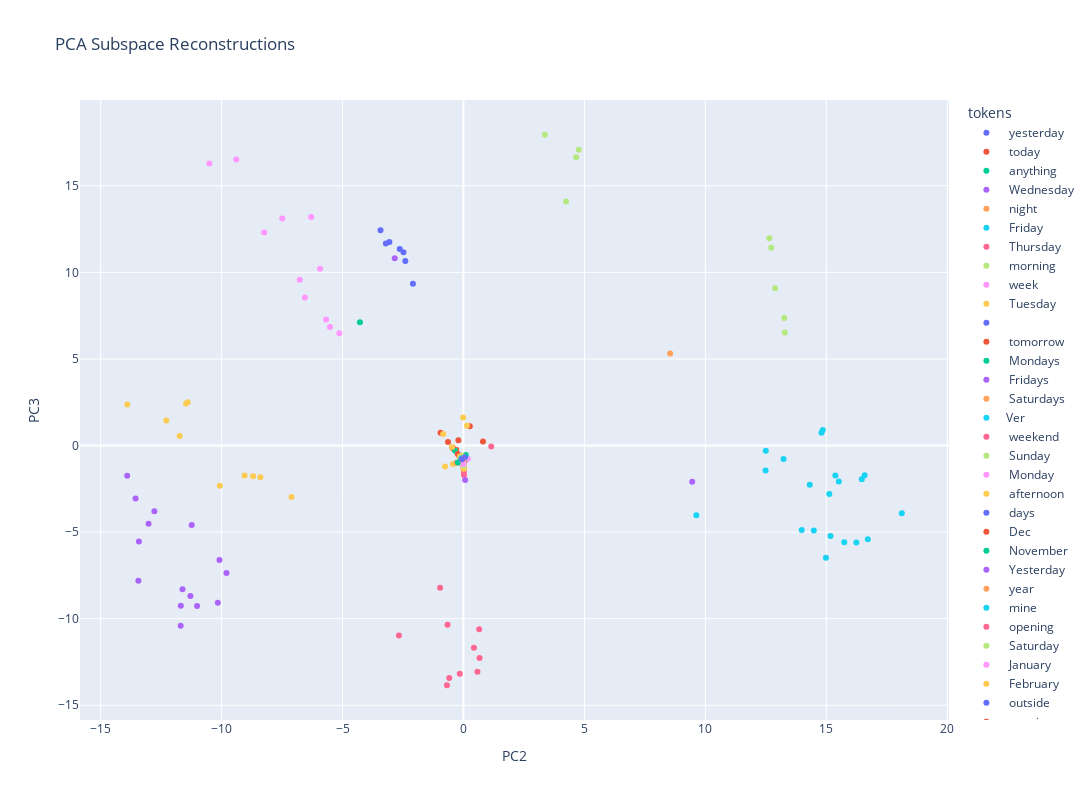

Write notebook code for a chart like this one.
### Code cell
# do PCA on reconstructions
from sklearn.decomposition import PCA
import plotly.express as px

pca = PCA(n_components=3)
pca_embedding = pca.fit_transform(all_reconstructions.detach().cpu().numpy())

pca_df = pd.DataFrame(pca_embedding, columns=["PC1", "PC2", "PC3"])
pca_df["tokens"] = all_fired_tokens
pca_df["context"] = all_token_dfs.context.values


px.scatter(
    pca_df,
    x="PC2",
    y="PC3",
    hover_data=["context"],
    hover_name="tokens",
    height=800,
    width=1200,
    color="tokens",
    title="PCA Subspace Reconstructions",
).show()

### Figure 1 — Plotly figure (JSON) as saved in the notebook; plotly's stock layout.template omitted (floating-point values rounded to 4 significant figures)
{"data": [{"customdata": [[" Border��s Books| yesterday|, I asked"], [" Fisher posted to the group| yesterday| — apologizing for"], [" Penrith, Sydney| yesterday|.\n\n"], [" Sydney International Regatta Centre| yesterday| to listen to"], [" off the assembly line earlier| yesterday| (June."], [" winner of the newspaper competition| yesterday| and asking if"], [" wrongdoing.\n\nJust| yesterday|, LAUSD"]], "hovertemplate": "<b>%{hovertext}</b><br><br>tokens= yesterday<br>PC2=%{x}<br>PC3=%{y}<br>context=%{customdata[0]}<extra></extra>", "hovertext": [" yesterday", " yesterday", " yesterday", " yesterday", " yesterday", " yesterday", " yesterday"], "legendgroup": " yesterday", "marker": {"color": "#636efa", "symbol": "circle"}, "mode": "markers", "name": " yesterday", "orientation": "v", "showlegend": true, "type": "scatter", "x": [-2.635, -3.064, -2.404, -3.429, -2.48, -3.209, -2.089], "xaxis": "x", "y": [11.35, 11.75, 10.66, 12.44, 11.17, 11.67, 9.344], "yaxis": "y"}, {"customdata": [[" Bob Barr released a statement| today| criticizing the bung"], ["The extraordinary figures are published| today| ahead Tuesday�"], [". He worked some team| today|.��"], [" (FSAI)| today| reminded people the"], ["oslav Hruska said| today|.\n\n"], ["<|endoftext|>ovakia| today| joined Poland in"], [" and immoral laws, society| today|, would be"], [" those items on the menu| today|, but there"], [" they had to say on| today|��s"], [" past are still haunting us| today|;"], [" afternoon showers pop up both| today| and Thursday."], [" seeing more people calling us| today| to make an"]], "hovertemplate": "<b>%{hovertext}</b><br><br>tokens= today<br>PC2=%{x}<br>PC3=%{y}<br>context=%{customdata[0]}<extra></extra>", "hovertext": [" today", " today", " today", " today", " today", " today", " today", " today", " today", " today", " today", " today"], "legendgroup": " today", "marker": {"color": "#EF553B", "symbol": "circle"}, "mode": "markers", "name": " today", "orientation": "v", "showlegend": true, "type": "scatter", "x": [-0.6381, -0.104, -0.3021, -0.005834, -0.06064, -0.04301, -0.1551, -0.4585, 0.01118, -0.06462, 0.2627, -0.1723], "xaxis": "x", "y": [0.1967, -0.7173, -0.2403, -0.8853, -0.9325, -0.6901, -0.6298, -0.1106, -1.333, -0.7847, 1.107, -0.6005], "yaxis": "y"}, {"customdata": [[" 9/11. This| anything| goes attitude needs"]], "hovertemplate": "<b>%{hovertext}</b><br><br>tokens= anything<br>PC2=%{x}<br>PC3=%{y}<br>context=%{customdata[0]}<extra></extra>", "hovertext": [" anything"], "legendgroup": " anything", "marker": {"color": "#00cc96", "symbol": "circle"}, "mode": "markers", "name": " anything", "orientation": "v", "showlegend": true, "type": "scatter", "x": [0.03662], "xaxis": "x", "y": [-0.8641], "yaxis": "y"}, {"customdata": [[" and final presidential debate on| Wednesday| night. But"], [" the revenue collectors. On| Wednesday|, a Poc"], [" over 60s, and| Wednesday|��s"], [" the Houston Airport System reported| Wednesday|.\n\n"], [" according to the notice published| Wednesday|. \"The"], ["pe said in an interview| Wednesday|.\n\n"], [",\" he told journalists on| Wednesday|.\n\n"], [" an audacious plan on| Wednesday| to land an"], [" the full moon rises this| Wednesday| evening"], [" vary by location. On| Wednesday|, it will"], [" exposure on the MSNBC network| Wednesday| -- thanks in"], [" support for Komen on| Wednesday|. \"I"], [" said in a statement on| Wednesday| that it \""], [" making appointments for breast examinations| Wednesday|.\n\n"], [" -- Planned Parenthood announced on| Wednesday| that it has"]], "hovertemplate": "<b>%{hovertext}</b><br><br>tokens= Wednesday<br>PC2=%{x}<br>PC3=%{y}<br>context=%{customdata[0]}<extra></extra>", "hovertext": [" Wednesday", " Wednesday", " Wednesday", " Wednesday", " Wednesday", " Wednesday", " Wednesday", " Wednesday", " Wednesday", " Wednesday", " Wednesday", " Wednesday", " Wednesday", " Wednesday", " Wednesday"], "legendgroup": " Wednesday", "marker": {"color": "#ab63fa", "symbol": "circle"}, "mode": "markers", "name": " Wednesday", "orientation": "v", "showlegend": true, "type": "scatter", "x": [-11.68, -11.69, -13.44, -13.02, -13.42, -13.56, -11.01, -11.29, -11.24, -10.09, -12.78, -11.62, -10.16, -13.9, -9.797], "xaxis": "x", "y": [-9.256, -10.4, -7.81, -4.518, -5.539, -3.054, -9.266, -8.685, -4.585, -6.618, -3.791, -8.3, -9.085, -1.741, -7.369], "yaxis": "y"}, {"customdata": [[" final presidential debate on Wednesday| night|. But while"], [" the United States on Friday| night|. The four"], [" them in Alabama on Friday| night|.\n\n"], [" about 50 minutes earlier Tuesday| night|, when the"]], "hovertemplate": "<b>%{hovertext}</b><br><br>tokens= night<br>PC2=%{x}<br>PC3=%{y}<br>context=%{customdata[0]}<extra></extra>", "hovertext": [" night", " night", " night", " night"], "legendgroup": " night", "marker": {"color": "#FFA15A", "symbol": "circle"}, "mode": "markers", "name": " night", "orientation": "v", "showlegend": true, "type": "scatter", "x": [0.009066, 0.001308, 0.003096, -0.05862], "xaxis": "x", "y": [-1.261, -0.9996, -1.06, -0.7949], "yaxis": "y"}, {"customdata": [[" to leave its offices last| Friday| and won't"], [" their World Cup rosters on| Friday|, May 27"], ["<|endoftext|> Republic where, on| Friday|, hundreds showed"], [" Czech Republic where, on| Friday|, hundreds showed"], [" Lebanese security source said on| Friday|."], [" out the caucus in a| Friday| morning tweet,"], [" are fighting back. On| Friday| about two dozen"], [" to the United States on| Friday| night. The"], ["<|endoftext|> States & CPS| Friday| evening. d"], [" made them in Alabama on| Friday| night.\n"], [" took the streets again on| Friday| in Cairo,"], ["elled to several thousand after| Friday| prayers.\n"], [" activists had called \"The| Friday| of"], [" new movie, premiering| Friday|, about a"], [" (pictured at hearing last| Friday|)\n\n"], [" released by legislative auditors| Friday| says the State"], [" exclusively obtained by NBC 6| Friday|.\n\n"], [" exclusively obtained by NBC 6| Friday|. (Published"], [" 6 Friday. (Published| Friday|, April 21"], [" per person. (Published| Friday|, April 27"]], "hovertemplate": "<b>%{hovertext}</b><br><br>tokens= Friday<br>PC2=%{x}<br>PC3=%{y}<br>context=%{customdata[0]}<extra></extra>", "hovertext": [" Friday", " Friday", " Friday", " Friday", " Friday", " Friday", " Friday", " Friday", " Friday", " Friday", " Friday", " Friday", " Friday", " Friday", " Friday", " Friday", " Friday", " Friday", " Friday", " Friday"], "legendgroup": " Friday", "marker": {"color": "#19d3f3", "symbol": "circle"}, "mode": "markers", "name": " Friday", "orientation": "v", "showlegend": true, "type": "scatter", "x": [12.49, 13.98, 15.17, 14.48, 9.628, 18.12, 14.99, 16.24, 15.37, 15.74, 16.72, 16.59, 15.12, 16.47, 14.32, 12.5, 14.85, 14.8, 13.23, 15.52], "xaxis": "x", "y": [-1.446, -4.879, -5.23, -4.905, -4.032, -3.912, -6.487, -5.607, -1.734, -5.589, -5.41, -1.718, -2.802, -1.946, -2.272, -0.2954, 0.9007, 0.7327, -0.7791, -2.078], "yaxis": "y"}, {"customdata": [["<|endoftext|>| Thursday| morning. Co"], [" Home�� is playing| Thursday|, February 23"], [" at the White House on| Thursday|, but the"], [" at Mold Crown Court on| Thursday|.\n\n"], [" fact,\n\nOn| Thursday|, sources close"], [" team,\" one source said| Thursday|, \"but"], [" launched an informal investigation on| Thursday| into the details"], ["USD.\n\nOn| Thursday|, District officials"], [" pop up both today and| Thursday|. At night"], [" watching northern lights tonight and| Thursday| is a nearly"]], "hovertemplate": "<b>%{hovertext}</b><br><br>tokens= Thursday<br>PC2=%{x}<br>PC3=%{y}<br>context=%{customdata[0]}<extra></extra>", "hovertext": [" Thursday", " Thursday", " Thursday", " Thursday", " Thursday", " Thursday", " Thursday", " Thursday", " Thursday", " Thursday"], "legendgroup": " Thursday", "marker": {"color": "#FF6692", "symbol": "circle"}, "mode": "markers", "name": " Thursday", "orientation": "v", "showlegend": true, "type": "scatter", "x": [-2.669, -0.6594, 0.5777, -0.6831, -0.1542, -0.9647, 0.666, -0.5876, 0.4322, 0.6501], "xaxis": "x", "y": [-10.97, -10.36, -13.06, -13.85, -13.18, -8.213, -12.27, -13.42, -11.68, -10.62], "yaxis": "y"}, {"customdata": [["<|endoftext|> Thursday| morning|. Coaches"], [" McKinley said after the| morning| practice. �"], [" November with a tweet Saturday| morning| that was promptly"], ["<|endoftext|> the| morning|, writing,"]], "hovertemplate": "<b>%{hovertext}</b><br><br>tokens= morning<br>PC2=%{x}<br>PC3=%{y}<br>context=%{customdata[0]}<extra></extra>", "hovertext": [" morning", " morning", " morning", " morning"], "legendgroup": " morning", "marker": {"color": "#B6E880", "symbol": "circle"}, "mode": "markers", "name": " morning", "orientation": "v", "showlegend": true, "type": "scatter", "x": [-0.1359, -0.1245, -0.3864, -0.03348], "xaxis": "x", "y": [-0.641, -0.6623, -0.234, -0.8329], "yaxis": "y"}, {"customdata": [[" administrators left the facility last| week|, they were"]], "hovertemplate": "<b>%{hovertext}</b><br><br>tokens= week<br>PC2=%{x}<br>PC3=%{y}<br>context=%{customdata[0]}<extra></extra>", "hovertext": [" week"], "legendgroup": " week", "marker": {"color": "#FF97FF", "symbol": "circle"}, "mode": "markers", "name": " week", "orientation": "v", "showlegend": true, "type": "scatter", "x": [-0.03571], "xaxis": "x", "y": [-1.106], "yaxis": "y"}, {"customdata": [[" figures are published today ahead| Tuesday|��s"], [" at the United Nations on| Tuesday|, addressing the"], [" men looted it early on| Tuesday|, terrifying guests"], ["ns were taking part in| Tuesday|'s BBC Wales"], [" - BBC One Wales,| Tuesday| 30 May at"], [" rises about 50 minutes earlier| Tuesday| night, when"], [" annual Media Leadership Conference on| Tuesday|.\n\n"], [" Athletics Joe Karlgaard announced| Tuesday| that Stanford Associate"], [", Komen announced on| Tuesday| that it would"], [" funding to the organization on| Tuesday| afternoon.<|endoftext|>"]], "hovertemplate": "<b>%{hovertext}</b><br><br>tokens= Tuesday<br>PC2=%{x}<br>PC3=%{y}<br>context=%{customdata[0]}<extra></extra>", "hovertext": [" Tuesday", " Tuesday", " Tuesday", " Tuesday", " Tuesday", " Tuesday", " Tuesday", " Tuesday", " Tuesday", " Tuesday"], "legendgroup": " Tuesday", "marker": {"color": "#FECB52", "symbol": "circle"}, "mode": "markers", "name": " Tuesday", "orientation": "v", "showlegend": true, "type": "scatter", "x": [-11.73, -9.048, -8.697, -13.9, -12.29, -11.47, -10.07, -11.4, -7.109, -8.395], "xaxis": "x", "y": [0.5523, -1.735, -1.78, 2.374, 1.44, 2.43, -2.324, 2.499, -2.979, -1.837], "yaxis": "y"}, {"customdata": [[" on Election Day.\n|\n|The post includes"]], "hovertemplate": "<b>%{hovertext}</b><br><br>tokens=\n<br>PC2=%{x}<br>PC3=%{y}<br>context=%{customdata[0]}<extra></extra>", "hovertext": ["\n"], "legendgroup": "\n", "marker": {"color": "#636efa", "symbol": "circle"}, "mode": "markers", "name": "\n", "orientation": "v", "showlegend": true, "type": "scatter", "x": [-0.001534], "xaxis": "x", "y": [-0.9038], "yaxis": "y"}, {"customdata": [[" scheduled to do so,| tomorrow| on January 26"], [" if I wanted a referendum| tomorrow|, I�"], [" court is likely to decide| tomorrow|: It will"], ["��ll find out| tomorrow| how far."]], "hovertemplate": "<b>%{hovertext}</b><br><br>tokens= tomorrow<br>PC2=%{x}<br>PC3=%{y}<br>context=%{customdata[0]}<extra></extra>", "hovertext": [" tomorrow", " tomorrow", " tomorrow", " tomorrow"], "legendgroup": " tomorrow", "marker": {"color": "#EF553B", "symbol": "circle"}, "mode": "markers", "name": " tomorrow", "orientation": "v", "showlegend": true, "type": "scatter", "x": [-0.0342, -0.9472, -0.419, -0.2096], "xaxis": "x", "y": [-0.5978, 0.738, -0.1782, 0.306], "yaxis": "y"}, {"customdata": [["<|endoftext|>| Mondays| through Fridays and"]], "hovertemplate": "<b>%{hovertext}</b><br><br>tokens= Mondays<br>PC2=%{x}<br>PC3=%{y}<br>context=%{customdata[0]}<extra></extra>", "hovertext": [" Mondays"], "legendgroup": " Mondays", "marker": {"color": "#00cc96", "symbol": "circle"}, "mode": "markers", "name": " Mondays", "orientation": "v", "showlegend": true, "type": "scatter", "x": [-4.281], "xaxis": "x", "y": [7.123], "yaxis": "y"}, {"customdata": [["<|endoftext|> Mondays through| Fridays| and on Saturdays"]], "hovertemplate": "<b>%{hovertext}</b><br><br>tokens= Fridays<br>PC2=%{x}<br>PC3=%{y}<br>context=%{customdata[0]}<extra></extra>", "hovertext": [" Fridays"], "legendgroup": " Fridays", "marker": {"color": "#ab63fa", "symbol": "circle"}, "mode": "markers", "name": " Fridays", "orientation": "v", "showlegend": true, "type": "scatter", "x": [9.457], "xaxis": "x", "y": [-2.086], "yaxis": "y"}, {"customdata": [[" Mondays through Fridays and on| Saturdays|, I�"]], "hovertemplate": "<b>%{hovertext}</b><br><br>tokens= Saturdays<br>PC2=%{x}<br>PC3=%{y}<br>context=%{customdata[0]}<extra></extra>", "hovertext": [" Saturdays"], "legendgroup": " Saturdays", "marker": {"color": "#FFA15A", "symbol": "circle"}, "mode": "markers", "name": " Saturdays", "orientation": "v", "showlegend": true, "type": "scatter", "x": [8.543], "xaxis": "x", "y": [5.317], "yaxis": "y"}, {"customdata": [[" greenhouse gases.\n\n|Ver|dict\n\n"]], "hovertemplate": "<b>%{hovertext}</b><br><br>tokens=Ver<br>PC2=%{x}<br>PC3=%{y}<br>context=%{customdata[0]}<extra></extra>", "hovertext": ["Ver"], "legendgroup": "Ver", "marker": {"color": "#19d3f3", "symbol": "circle"}, "mode": "markers", "name": "Ver", "orientation": "v", "showlegend": true, "type": "scatter", "x": [-0.2974], "xaxis": "x", "y": [-1.014], "yaxis": "y"}, {"customdata": [[" aircraft that went missing this| weekend|.\n\n"], [".\n\nOn the| weekend|, there was"], [".\n\nOver the| weekend|, the El"], [".\n\nOver the| weekend|, Bynes"], ["The Brisbane woman spent the| weekend| behind bars after"], ["iscoll had spent the| weekend| behind bars while"]], "hovertemplate": "<b>%{hovertext}</b><br><br>tokens= weekend<br>PC2=%{x}<br>PC3=%{y}<br>context=%{customdata[0]}<extra></extra>", "hovertext": [" weekend", " weekend", " weekend", " weekend", " weekend", " weekend"], "legendgroup": " weekend", "marker": {"color": "#FF6692", "symbol": "circle"}, "mode": "markers", "name": " weekend", "orientation": "v", "showlegend": true, "type": "scatter", "x": [1.148, 0.01022, 0.02224, 0.01689, 0.06941, 0.1287], "xaxis": "x", "y": [-0.05674, -1.3, -1.705, -1.525, -0.8402, -0.7971], "yaxis": "y"}, {"customdata": [[" its FirstLook service on| Sunday|, directing two"], ["\", he said on a| Sunday| radio talk show"], ["\", he said on a| Sunday| radio talk show"], ["The Revenge series finale airs| Sunday|, May 10"]], "hovertemplate": "<b>%{hovertext}</b><br><br>tokens= Sunday<br>PC2=%{x}<br>PC3=%{y}<br>context=%{customdata[0]}<extra></extra>", "hovertext": [" Sunday", " Sunday", " Sunday", " Sunday"], "legendgroup": " Sunday", "marker": {"color": "#B6E880", "symbol": "circle"}, "mode": "markers", "name": " Sunday", "orientation": "v", "showlegend": true, "type": "scatter", "x": [4.242, 4.661, 4.766, 3.364], "xaxis": "x", "y": [14.09, 16.64, 17.08, 17.95], "yaxis": "y"}, {"customdata": [["<|endoftext|>| Monday| afternoon.\n"], ["\nWithin the first hour| Monday| afternoon, the"], [" Europe (even after this| Monday|'s\n\n"], ["<|endoftext|> after this| Monday|'s Pegida"], ["elo, Mississippi, on| Monday| afternoon as a"], [" of damage or injuries.| Monday|�"], [" Labor Express Radio airs every| Monday| morning at 10"], [" said in a statement on| Monday|.\n\n"], [" District Court in Queensland on| Monday| (pictured at"], ["oll appeared in court on| Monday| afternoon wearing dark"], ["\n\nIt said on| Monday| that there were"]], "hovertemplate": "<b>%{hovertext}</b><br><br>tokens= Monday<br>PC2=%{x}<br>PC3=%{y}<br>context=%{customdata[0]}<extra></extra>", "hovertext": [" Monday", " Monday", " Monday", " Monday", " Monday", " Monday", " Monday", " Monday", " Monday", " Monday", " Monday"], "legendgroup": " Monday", "marker": {"color": "#FF97FF", "symbol": "circle"}, "mode": "markers", "name": " Monday", "orientation": "v", "showlegend": true, "type": "scatter", "x": [-8.239, -9.394, -6.297, -7.49, -6.769, -10.5, -5.928, -5.519, -6.555, -5.681, -5.132], "xaxis": "x", "y": [12.31, 16.51, 13.19, 13.12, 9.579, 16.29, 10.21, 6.848, 8.542, 7.278, 6.477], "yaxis": "y"}, {"customdata": [["<|endoftext|> Monday| afternoon|.\n\n"], [" at the event for this| afternoon|.\n\n"], [", Mississippi, on Monday| afternoon| as a line"], [" appeared in court on Monday| afternoon| wearing dark glasses"], [" to the organization on Tuesday| afternoon|.<|endoftext|>H"]], "hovertemplate": "<b>%{hovertext}</b><br><br>tokens= afternoon<br>PC2=%{x}<br>PC3=%{y}<br>context=%{customdata[0]}<extra></extra>", "hovertext": [" afternoon", " afternoon", " afternoon", " afternoon", " afternoon"], "legendgroup": " afternoon", "marker": {"color": "#FECB52", "symbol": "circle"}, "mode": "markers", "name": " afternoon", "orientation": "v", "showlegend": true, "type": "scatter", "x": [-0.4338, -0.7608, 0.0007118, 0.01103, 0.01149], "xaxis": "x", "y": [-1.07, -1.205, -0.9795, -1.327, -1.343], "yaxis": "y"}, {"customdata": [[" from around the globe three| days| later.\n"]], "hovertemplate": "<b>%{hovertext}</b><br><br>tokens= days<br>PC2=%{x}<br>PC3=%{y}<br>context=%{customdata[0]}<extra></extra>", "hovertext": [" days"], "legendgroup": " days", "marker": {"color": "#636efa", "symbol": "circle"}, "mode": "markers", "name": " days", "orientation": "v", "showlegend": true, "type": "scatter", "x": [-0.06038], "xaxis": "x", "y": [-0.7919], "yaxis": "y"}, {"customdata": [["�s letter, written| Dec|. 22,"]], "hovertemplate": "<b>%{hovertext}</b><br><br>tokens= Dec<br>PC2=%{x}<br>PC3=%{y}<br>context=%{customdata[0]}<extra></extra>", "hovertext": [" Dec"], "legendgroup": " Dec", "marker": {"color": "#EF553B", "symbol": "circle"}, "mode": "markers", "name": " Dec", "orientation": "v", "showlegend": true, "type": "scatter", "x": [-0.07706], "xaxis": "x", "y": [-0.7634], "yaxis": "y"}, {"customdata": [[" coast guard boat at Aden| November|"]], "hovertemplate": "<b>%{hovertext}</b><br><br>tokens= November<br>PC2=%{x}<br>PC3=%{y}<br>context=%{customdata[0]}<extra></extra>", "hovertext": [" November"], "legendgroup": " November", "marker": {"color": "#00cc96", "symbol": "circle"}, "mode": "markers", "name": " November", "orientation": "v", "showlegend": true, "type": "scatter", "x": [-0.3454], "xaxis": "x", "y": [-0.3042], "yaxis": "y"}, {"customdata": [[" Hungary's prime minister .| Yesterday|, he was"]], "hovertemplate": "<b>%{hovertext}</b><br><br>tokens= Yesterday<br>PC2=%{x}<br>PC3=%{y}<br>context=%{customdata[0]}<extra></extra>", "hovertext": [" Yesterday"], "legendgroup": " Yesterday", "marker": {"color": "#ab63fa", "symbol": "circle"}, "mode": "markers", "name": " Yesterday", "orientation": "v", "showlegend": true, "type": "scatter", "x": [-2.841], "xaxis": "x", "y": [10.81], "yaxis": "y"}, {"customdata": [["Stowe] did this| year| was exceptional."], [" cancer.\n\nThis| year|, however,"]], "hovertemplate": "<b>%{hovertext}</b><br><br>tokens= year<br>PC2=%{x}<br>PC3=%{y}<br>context=%{customdata[0]}<extra></extra>", "hovertext": [" year", " year"], "legendgroup": " year", "marker": {"color": "#FFA15A", "symbol": "circle"}, "mode": "markers", "name": " year", "orientation": "v", "showlegend": true, "type": "scatter", "x": [-0.0697, 0.03742], "xaxis": "x", "y": [-0.776, -0.8635], "yaxis": "y"}, {"customdata": [[". An elderly relative of| mine| is your arche"]], "hovertemplate": "<b>%{hovertext}</b><br><br>tokens= mine<br>PC2=%{x}<br>PC3=%{y}<br>context=%{customdata[0]}<extra></extra>", "hovertext": [" mine"], "legendgroup": " mine", "marker": {"color": "#19d3f3", "symbol": "circle"}, "mode": "markers", "name": " mine", "orientation": "v", "showlegend": true, "type": "scatter", "x": [-0.005587], "xaxis": "x", "y": [-0.8739], "yaxis": "y"}, {"customdata": [[",202 international passengers between| opening| its international conc"]], "hovertemplate": "<b>%{hovertext}</b><br><br>tokens= opening<br>PC2=%{x}<br>PC3=%{y}<br>context=%{customdata[0]}<extra></extra>", "hovertext": [" opening"], "legendgroup": " opening", "marker": {"color": "#FF6692", "symbol": "circle"}, "mode": "markers", "name": " opening", "orientation": "v", "showlegend": true, "type": "scatter", "x": [0.01886], "xaxis": "x", "y": [-0.8947], "yaxis": "y"}, {"customdata": [["ios's Mike Allen reported| Saturday| in his newsletter"], [" exciting event being held next| Saturday| here in Chicago"], [" Southern California, and on| Saturday|, August 13"], [" last November with a tweet| Saturday| morning that was"], ["As is his custom on| Saturday| mornings, Trump"]], "hovertemplate": "<b>%{hovertext}</b><br><br>tokens= Saturday<br>PC2=%{x}<br>PC3=%{y}<br>context=%{customdata[0]}<extra></extra>", "hovertext": [" Saturday", " Saturday", " Saturday", " Saturday", " Saturday"], "legendgroup": " Saturday", "marker": {"color": "#B6E880", "symbol": "circle"}, "mode": "markers", "name": " Saturday", "orientation": "v", "showlegend": true, "type": "scatter", "x": [12.73, 12.88, 13.28, 12.65, 13.27], "xaxis": "x", "y": [11.43, 9.076, 6.53, 11.97, 7.358], "yaxis": "y"}, {"customdata": [[" Bhambra on 14| January|\n\nA"]], "hovertemplate": "<b>%{hovertext}</b><br><br>tokens= January<br>PC2=%{x}<br>PC3=%{y}<br>context=%{customdata[0]}<extra></extra>", "hovertext": [" January"], "legendgroup": " January", "marker": {"color": "#FF97FF", "symbol": "circle"}, "mode": "markers", "name": " January", "orientation": "v", "showlegend": true, "type": "scatter", "x": [0.1814], "xaxis": "x", "y": [-0.7589], "yaxis": "y"}, {"customdata": [[" were jailed for life in| February| 2014 for hacking"]], "hovertemplate": "<b>%{hovertext}</b><br><br>tokens= February<br>PC2=%{x}<br>PC3=%{y}<br>context=%{customdata[0]}<extra></extra>", "hovertext": [" February"], "legendgroup": " February", "marker": {"color": "#FECB52", "symbol": "circle"}, "mode": "markers", "name": " February", "orientation": "v", "showlegend": true, "type": "scatter", "x": [-0.2332], "xaxis": "x", "y": [-0.9874], "yaxis": "y"}, {"customdata": [[" their supporters held a rally| outside| Metro Bank in"]], "hovertemplate": "<b>%{hovertext}</b><br><br>tokens= outside<br>PC2=%{x}<br>PC3=%{y}<br>context=%{customdata[0]}<extra></extra>", "hovertext": [" outside"], "legendgroup": " outside", "marker": {"color": "#636efa", "symbol": "circle"}, "mode": "markers", "name": " outside", "orientation": "v", "showlegend": true, "type": "scatter", "x": [-0.05622], "xaxis": "x", "y": [-0.799], "yaxis": "y"}, {"customdata": [["<|endoftext|> States & CPS Friday| evening|. dp"], [" full moon rises this Wednesday| evening|"]], "hovertemplate": "<b>%{hovertext}</b><br><br>tokens= evening<br>PC2=%{x}<br>PC3=%{y}<br>context=%{customdata[0]}<extra></extra>", "hovertext": [" evening", " evening"], "legendgroup": " evening", "marker": {"color": "#EF553B", "symbol": "circle"}, "mode": "markers", "name": " evening", "orientation": "v", "showlegend": true, "type": "scatter", "x": [0.8065, -0.235], "xaxis": "x", "y": [0.2339, -0.4931], "yaxis": "y"}, {"customdata": [[" by Stephen Jay Gould.[|18|] Jensen's"], [" 1.4 Porsche 9|18|��s"], [" percent of all Porsche 9|18| sales so far"]], "hovertemplate": "<b>%{hovertext}</b><br><br>tokens=18<br>PC2=%{x}<br>PC3=%{y}<br>context=%{customdata[0]}<extra></extra>", "hovertext": ["18", "18", "18"], "legendgroup": "18", "marker": {"color": "#00cc96", "symbol": "circle"}, "mode": "markers", "name": "18", "orientation": "v", "showlegend": true, "type": "scatter", "x": [0.06978, 0.09634, 0.001697], "xaxis": "x", "y": [-0.6417, -0.5489, -0.8795], "yaxis": "y"}, {"customdata": [["or environmental factors. A| third| position holds that"]], "hovertemplate": "<b>%{hovertext}</b><br><br>tokens= third<br>PC2=%{x}<br>PC3=%{y}<br>context=%{customdata[0]}<extra></extra>", "hovertext": [" third"], "legendgroup": " third", "marker": {"color": "#ab63fa", "symbol": "circle"}, "mode": "markers", "name": " third", "orientation": "v", "showlegend": true, "type": "scatter", "x": [0.000743], "xaxis": "x", "y": [-0.9312], "yaxis": "y"}, {"customdata": [[" drop of 7 points,[|82|] and iodine"]], "hovertemplate": "<b>%{hovertext}</b><br><br>tokens=82<br>PC2=%{x}<br>PC3=%{y}<br>context=%{customdata[0]}<extra></extra>", "hovertext": ["82"], "legendgroup": "82", "marker": {"color": "#FFA15A", "symbol": "circle"}, "mode": "markers", "name": "82", "orientation": "v", "showlegend": true, "type": "scatter", "x": [-0.2872], "xaxis": "x", "y": [-1.01], "yaxis": "y"}, {"customdata": [[" in intelligence. Currently there| is| no non-"], ["; so many that there| is|"]], "hovertemplate": "<b>%{hovertext}</b><br><br>tokens= is<br>PC2=%{x}<br>PC3=%{y}<br>context=%{customdata[0]}<extra></extra>", "hovertext": [" is", " is"], "legendgroup": " is", "marker": {"color": "#19d3f3", "symbol": "circle"}, "mode": "markers", "name": " is", "orientation": "v", "showlegend": true, "type": "scatter", "x": [-0.001612, 0.00364], "xaxis": "x", "y": [-0.9012, -1.078], "yaxis": "y"}, {"customdata": [[" Pacific Rim trade pact last| month| at the AP"]], "hovertemplate": "<b>%{hovertext}</b><br><br>tokens= month<br>PC2=%{x}<br>PC3=%{y}<br>context=%{customdata[0]}<extra></extra>", "hovertext": [" month"], "legendgroup": " month", "marker": {"color": "#FF6692", "symbol": "circle"}, "mode": "markers", "name": " month", "orientation": "v", "showlegend": true, "type": "scatter", "x": [-0.02995], "xaxis": "x", "y": [-0.844], "yaxis": "y"}, {"customdata": [[" spoiler a couple of weeks| ago|, and now"], [" federal polling calculated three months| ago|.\n\n"]], "hovertemplate": "<b>%{hovertext}</b><br><br>tokens= ago<br>PC2=%{x}<br>PC3=%{y}<br>context=%{customdata[0]}<extra></extra>", "hovertext": [" ago", " ago"], "legendgroup": " ago", "marker": {"color": "#B6E880", "symbol": "circle"}, "mode": "markers", "name": " ago", "orientation": "v", "showlegend": true, "type": "scatter", "x": [-0.04971, -0.06422], "xaxis": "x", "y": [-0.6572, -0.586], "yaxis": "y"}, {"customdata": [["cameras at this| point| regardless. Regardless"]], "hovertemplate": "<b>%{hovertext}</b><br><br>tokens= point<br>PC2=%{x}<br>PC3=%{y}<br>context=%{customdata[0]}<extra></extra>", "hovertext": [" point"], "legendgroup": " point", "marker": {"color": "#FF97FF", "symbol": "circle"}, "mode": "markers", "name": " point", "orientation": "v", "showlegend": true, "type": "scatter", "x": [-0.001032], "xaxis": "x", "y": [-0.9207], "yaxis": "y"}, {"customdata": [["un isn't taking part| tonight|, but our"], [" storm brewing means Northern Lights| tonight| The National Weather"], [" aurora should be visible| tonight| as far south"], [" negative to watching northern lights| tonight| and Thursday is"]], "hovertemplate": "<b>%{hovertext}</b><br><br>tokens= tonight<br>PC2=%{x}<br>PC3=%{y}<br>context=%{customdata[0]}<extra></extra>", "hovertext": [" tonight", " tonight", " tonight", " tonight"], "legendgroup": " tonight", "marker": {"color": "#FECB52", "symbol": "circle"}, "mode": "markers", "name": " tonight", "orientation": "v", "showlegend": true, "type": "scatter", "x": [-0.1528, -0.01458, 0.1428, -0.8397], "xaxis": "x", "y": [-0.6338, 1.62, 1.142, 0.6622], "yaxis": "y"}, {"customdata": [[" May.\n\nAnd| yet| the Welsh Conservatives"]], "hovertemplate": "<b>%{hovertext}</b><br><br>tokens= yet<br>PC2=%{x}<br>PC3=%{y}<br>context=%{customdata[0]}<extra></extra>", "hovertext": [" yet"], "legendgroup": " yet", "marker": {"color": "#636efa", "symbol": "circle"}, "mode": "markers", "name": " yet", "orientation": "v", "showlegend": true, "type": "scatter", "x": [0.05842], "xaxis": "x", "y": [-0.6814], "yaxis": "y"}, {"customdata": [[" three politicians in three leaders|'| TV broadcasts."]], "hovertemplate": "<b>%{hovertext}</b><br><br>tokens='<br>PC2=%{x}<br>PC3=%{y}<br>context=%{customdata[0]}<extra></extra>", "hovertext": ["'"], "legendgroup": "'", "marker": {"color": "#EF553B", "symbol": "circle"}, "mode": "markers", "name": "'", "orientation": "v", "showlegend": true, "type": "scatter", "x": [0.00452], "xaxis": "x", "y": [-0.9875], "yaxis": "y"}, {"customdata": [[" then Liberal MP for C|ered|igion, Ger"]], "hovertemplate": "<b>%{hovertext}</b><br><br>tokens=ered<br>PC2=%{x}<br>PC3=%{y}<br>context=%{customdata[0]}<extra></extra>", "hovertext": ["ered"], "legendgroup": "ered", "marker": {"color": "#00cc96", "symbol": "circle"}, "mode": "markers", "name": "ered", "orientation": "v", "showlegend": true, "type": "scatter", "x": [-0.2285], "xaxis": "x", "y": [-0.9855], "yaxis": "y"}, {"customdata": [["ity.\n\nThe| fri|zzy-haired"]], "hovertemplate": "<b>%{hovertext}</b><br><br>tokens= fri<br>PC2=%{x}<br>PC3=%{y}<br>context=%{customdata[0]}<extra></extra>", "hovertext": [" fri"], "legendgroup": " fri", "marker": {"color": "#ab63fa", "symbol": "circle"}, "mode": "markers", "name": " fri", "orientation": "v", "showlegend": true, "type": "scatter", "x": [0.07186], "xaxis": "x", "y": [-1.992], "yaxis": "y"}, {"customdata": [[" California, and on Saturday|,| August 13,"], [".\n\nOn Thursday|,| District officials told"]], "hovertemplate": "<b>%{hovertext}</b><br><br>tokens=,<br>PC2=%{x}<br>PC3=%{y}<br>context=%{customdata[0]}<extra></extra>", "hovertext": [",", ","], "legendgroup": ",", "marker": {"color": "#FFA15A", "symbol": "circle"}, "mode": "markers", "name": ",", "orientation": "v", "showlegend": true, "type": "scatter", "x": [0.005001, -4.744e-05], "xaxis": "x", "y": [-1.124, -0.9539], "yaxis": "y"}, {"customdata": [[", is due to arrive| April| 17 at U"]], "hovertemplate": "<b>%{hovertext}</b><br><br>tokens= April<br>PC2=%{x}<br>PC3=%{y}<br>context=%{customdata[0]}<extra></extra>", "hovertext": [" April"], "legendgroup": " April", "marker": {"color": "#19d3f3", "symbol": "circle"}, "mode": "markers", "name": " April", "orientation": "v", "showlegend": true, "type": "scatter", "x": [-0.09504], "xaxis": "x", "y": [-0.7326], "yaxis": "y"}, {"customdata": [[" large amount of snow this| winter|. Snow banks"]], "hovertemplate": "<b>%{hovertext}</b><br><br>tokens= winter<br>PC2=%{x}<br>PC3=%{y}<br>context=%{customdata[0]}<extra></extra>", "hovertext": [" winter"], "legendgroup": " winter", "marker": {"color": "#FF6692", "symbol": "circle"}, "mode": "markers", "name": " winter", "orientation": "v", "showlegend": true, "type": "scatter", "x": [-0.05577], "xaxis": "x", "y": [-0.7998], "yaxis": "y"}, {"customdata": [["ensiveness and incompetence,| Green|berger said."]], "hovertemplate": "<b>%{hovertext}</b><br><br>tokens= Green<br>PC2=%{x}<br>PC3=%{y}<br>context=%{customdata[0]}<extra></extra>", "hovertext": [" Green"], "legendgroup": " Green", "marker": {"color": "#B6E880", "symbol": "circle"}, "mode": "markers", "name": " Green", "orientation": "v", "showlegend": true, "type": "scatter", "x": [0.01546], "xaxis": "x", "y": [-1.151], "yaxis": "y"}, {"customdata": [[" of the Year -- the| latest| such honor that"]], "hovertemplate": "<b>%{hovertext}</b><br><br>tokens= latest<br>PC2=%{x}<br>PC3=%{y}<br>context=%{customdata[0]}<extra></extra>", "hovertext": [" latest"], "legendgroup": " latest", "marker": {"color": "#FF97FF", "symbol": "circle"}, "mode": "markers", "name": " latest", "orientation": "v", "showlegend": true, "type": "scatter", "x": [0.009707], "xaxis": "x", "y": [-1.065], "yaxis": "y"}, {"customdata": [["A large sunspot erupted| September| 4, 2017"]], "hovertemplate": "<b>%{hovertext}</b><br><br>tokens= September<br>PC2=%{x}<br>PC3=%{y}<br>context=%{customdata[0]}<extra></extra>", "hovertext": [" September"], "legendgroup": " September", "marker": {"color": "#FECB52", "symbol": "circle"}, "mode": "markers", "name": " September", "orientation": "v", "showlegend": true, "type": "scatter", "x": [-0.4695], "xaxis": "x", "y": [-0.09173], "yaxis": "y"}, {"customdata": [[" large sunspot erupted September| 4|, 2017,"]], "hovertemplate": "<b>%{hovertext}</b><br><br>tokens= 4<br>PC2=%{x}<br>PC3=%{y}<br>context=%{customdata[0]}<extra></extra>", "hovertext": [" 4"], "legendgroup": " 4", "marker": {"color": "#636efa", "symbol": "circle"}, "mode": "markers", "name": " 4", "orientation": "v", "showlegend": true, "type": "scatter", "x": [-0.06104], "xaxis": "x", "y": [-0.7908], "yaxis": "y"}], "layout": {"height": 800, "legend": {"title": {"text": "tokens"}, "tracegroupgap": 0}, "title": {"text": "PCA Subspace Reconstructions"}, "width": 1200, "xaxis": {"anchor": "y", "domain": [0, 1], "title": {"text": "PC2"}}, "yaxis": {"anchor": "x", "domain": [0, 1], "title": {"text": "PC3"}}}}
